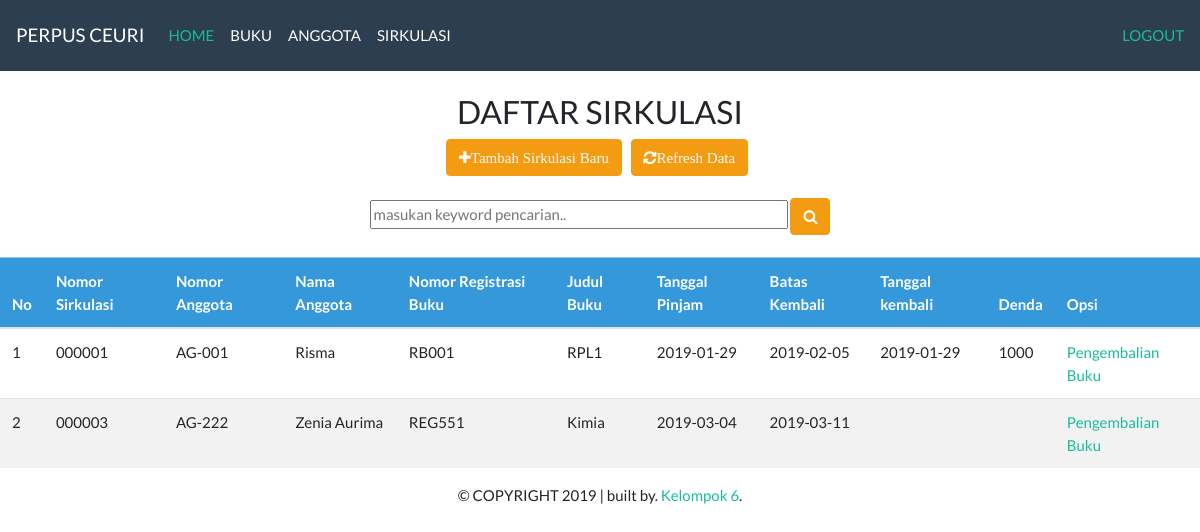
/daftar_peminjaman.php, run on the app's committed database.
### tables this page shows
CREATE TABLE `t_sirkulasi` (
  `id` int(6) NOT NULL,
  `tanggal_entry` timestamp NOT NULL DEFAULT '0000-00-00 00:00:00' ON UPDATE CURRENT_TIMESTAMP,
  `kode_sirkulasi` varchar(10) DEFAULT NULL,
  `id_anggota` int(6) DEFAULT NULL,
  `id_buku_detail` int(6) DEFAULT NULL,
  `tanggal_pinjam` date DEFAULT NULL,
  `tanggal_batas_kembali` date DEFAULT NULL,
  `tanggal_kembali` date DEFAULT NULL,
  `denda` decimal(6,0) DEFAULT NULL
);

CREATE TABLE `t_anggota` (
  `id` int(6) NOT NULL,
  `tanggal_entry` date DEFAULT NULL,
  `nomor_anggota` varchar(15) DEFAULT NULL,
  `nama` varchar(30) DEFAULT NULL,
  `alamat` varchar(35) NOT NULL,
  `email` varchar(25) NOT NULL,
  `no_telp` varchar(12) NOT NULL
);

CREATE TABLE `t_buku_detail` (
  `id` int(6) NOT NULL,
  `id_buku` int(6) DEFAULT NULL,
  `nomor_registrasi` varchar(10) DEFAULT NULL,
  `status_tersedia` int(1) DEFAULT NULL,
  `dipinjam_oleh` int(6) DEFAULT NULL
);

CREATE TABLE `t_buku` (
  `id` int(6) NOT NULL,
  `kode_buku` varchar(10) DEFAULT NULL,
  `judul` varchar(50) DEFAULT NULL,
  `pengarang` varchar(25) DEFAULT NULL,
  `penerbit` varchar(30) DEFAULT NULL,
  `tahun` varchar(4) DEFAULT NULL,
  `jml_copy` int(3) DEFAULT '0'
);

### daftar_peminjaman.php (the view, shortened to what this page needs)
<!DOCTYPE html>
<html>
<head>
    <link rel="stylesheet" href="https://cdnjs.cloudflare.com/ajax/libs/font-awesome/4.7.0/css/font-awesome.min.css">
    </head>
<body>
  <?php include_once "header.php" ?>
<br><div align="center">
    <h3>DAFTAR SIRKULASI </h3>
  <a href="form_sirkulasi_baru.php"><button type="button" class="btn btn-warning"> <i class="fa fa-plus">Tambah Sirkulasi Baru</i></button></a> &nbsp;
   <a href="daftar_peminjaman.php"><button type="button" class="btn btn-warning"> <i class="fa fa-refresh">Refresh Data</i></button></a> &nbsp;
<br><br>
 <form action="" method="post">
          <input type="text" name="kata_kunci" size="50" autofocus placeholder="masukan keyword pencarian.." autocomplete="off" id="keyword">
          <button type="submit" name="submit" class="btn btn-warning"> <i class="fa fa-search"></i></button>
          <br>
        </form>
        <br></div>
   <table class="table table-hover" >
      <thead>
        <tr class="table-info">
              <th width="35px">No</th>
              <th>Nomor Sirkulasi</th>
              <th>Nomor Anggota</th>
              <th>Nama Anggota</th>
              <th>Nomor Registrasi Buku</th>
              <th>Judul Buku</th>
              <th>Tanggal Pinjam</th>
              <th>Batas Kembali</th>
              <th>Tanggal kembali</th>
              <th>Denda</th>
              <th>Opsi</th>
          </tr>
      </thead>
      <tbody>
<?php
    include_once "koneksi.php";
    if (isset($_POST['submit'])){
      $kata_kunci = '%' . $_POST['kata_kunci'] . '%';
          $sql = "SELECT t_sirkulasi.id,t_sirkulasi.kode_sirkulasi,t_anggota.nomor_anggota,t_anggota.nama,t_buku_detail.nomor_registrasi,t_buku.judul,t_sirkulasi.tanggal_pinjam,t_sirkulasi.tanggal_batas_kembali,t_sirkulasi.tanggal_kembali,t_sirkulasi.denda
                FROM t_sirkulasi,t_anggota,t_buku_detail,t_buku WHERE t_sirkulasi.id_anggota=t_anggota.id and t_sirkulasi.id_buku_detail=t_buku_detail.id and t_buku_detail.id_buku=t_buku.id and (t_anggota.nama like '$kata_kunci' or t_buku.judul like '$kata_kunci')";
    }else{
      $sql = "SELECT t_sirkulasi.id,
              t_sirkulasi.kode_sirkulasi,
              t_anggota.nomor_anggota,
              t_anggota.nama,
              t_buku_detail.nomor_registrasi,
              t_buku.judul,
              t_sirkulasi.tanggal_pinjam,
              t_sirkulasi.tanggal_batas_kembali,
              t_sirkulasi.tanggal_kembali,
              t_sirkulasi.denda
                from t_sirkulasi, t_anggota, t_buku_detail, t_buku
                where t_sirkulasi.id_anggota= t_anggota.id and
                t_sirkulasi.id_buku_detail= t_buku_detail.id and
                    t_buku_detail.id_buku=t_buku.id";
    }
    $hasil = mysqli_query ($conn, $sql);
        $nomor=1;
    while ($data = mysqli_fetch_array($hasil))
    {
      $id = $data['id'];
      echo "<tr>";
      echo "<td>".$nomor . "</td>";
      echo "<td>".$data['kode_sirkulasi'] ."</td>";
      echo "<td>".$data['nomor_anggota'] ."</td>";
      echo "<td>".$data['nama'] ."</td>";
      echo "<td>".$data['nomor_registrasi'] ."</td>";
      echo "<td>".$data['judul'] ."</td>";
      echo "<td>".$data['tanggal_pinjam'] ."</td>";
      echo "<td>".$data['tanggal_batas_kembali'] ."</td>";
      echo "<td>".$data['tanggal_kembali'] ."</td>";
      echo "<td>".$data['denda'] ."</td>";
      $nomor++;
    echo '<td><a href="pengembalian1.php?id='.$id.'">Pengembalian Buku</a>';
    echo "</tr>";
    }
 ?>
</tbody>
</table>
</body>
<?php include_once "footer.php" ?>

### header.php (shortened to what this page needs)
<!DOCTYPE html>
<html>
<head>
  <link rel="stylesheet" href="css/bootstrap.min.css">
  <link rel="stylesheet" href="css/bootstrap.css">
  <link rel="stylesheet" href="https://cdnjs.cloudflare.com/ajax/libs/font-awesome/4.7.0/css/font-awesome.min.css">
</head>
<body>
 <nav class="navbar navbar-expand-lg navbar-dark bg-primary">
  <a class="navbar-brand" href="#">PERPUS CEURI</a>
  <div class="collapse navbar-collapse" id="navbarColor01">
    <ul class="navbar-nav mr-auto">
      <li class="nav-item active">
        <a class="nav-link" href="index.php">HOME <span class="sr-only">(current)</span></a>
      </li>
      <li class="nav-item">
        <a class="nav-link" href="daftar_buku2.php">BUKU</a>
      </li>
      <li class="nav-item">
        <a class="nav-link" href="daftar_anggota.php">ANGGOTA</a>
      </li>
       <li class="nav-item">
        <a class="nav-link" href="daftar_peminjaman.php">SIRKULASI</a>
      </li>
    </ul>
    <ul class="nav navbar-nav navbar-right">
        <li><a href="logout.php"> LOGOUT</a></li>
      </ul>
  </div>
</nav>
</body>
</html>

### footer.php (shortened to what this page needs)
<!DOCTYPE html>
<html>
<head>
   <link href="css/bootstrap.min.css" rel="stylesheet">
</head>
<body>
</body>
</html>
<footer>
    <div class="container text-center" background-color="MediumSeaGreen">
    <div class="col-sm-12">
      <p>&copy; COPYRIGHT 2019 | built by. <a href="http://instagram.com/risma_sptnii">Kelompok 6</a>.</p>
    </div>
    </div>
    </footer>

### daftar_peminjaman.php (style rules this page uses)
th { background-color: MediumSeaGreen; }
table { border-collapse: collapse; }
tr:nth-child(even) { background-color: #f2f2f2; }
button { background-color: Orange; color: white; padding: 12px 18px; margin: 8px 0; border: none; cursor: pointer; }

### data on the page
t_sirkulasi: kode_sirkulasi "000001", id_anggota.nomor_anggota "AG-001", id_anggota.nama "Risma", id_buku_detail.nomor_registrasi "RB001", t_buku.judul "RPL1", tanggal_pinjam "2019-01-29", tanggal_batas_kembali "2019-02-05", tanggal_kembali "2019-01-29", denda "1000"
t_sirkulasi: kode_sirkulasi "000003", id_anggota.nomor_anggota "AG-222", id_anggota.nama "Zenia Aurima", id_buku_detail.nomor_registrasi "REG551", t_buku.judul "Kimia", tanggal_pinjam "2019-03-04", tanggal_batas_kembali "2019-03-11"
